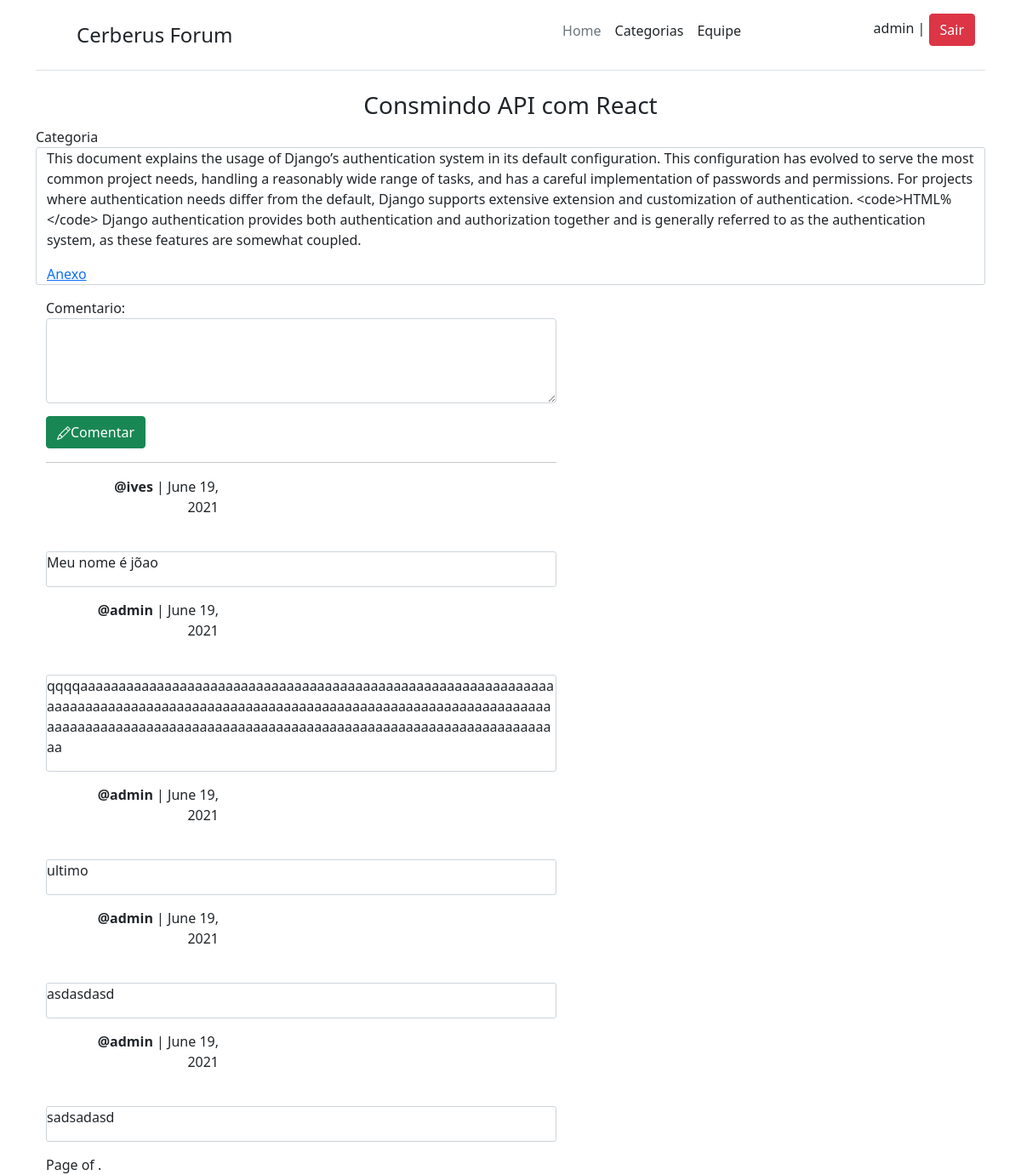
Page /publication/publication-detail/13/ (signed in) on the earlier database version.
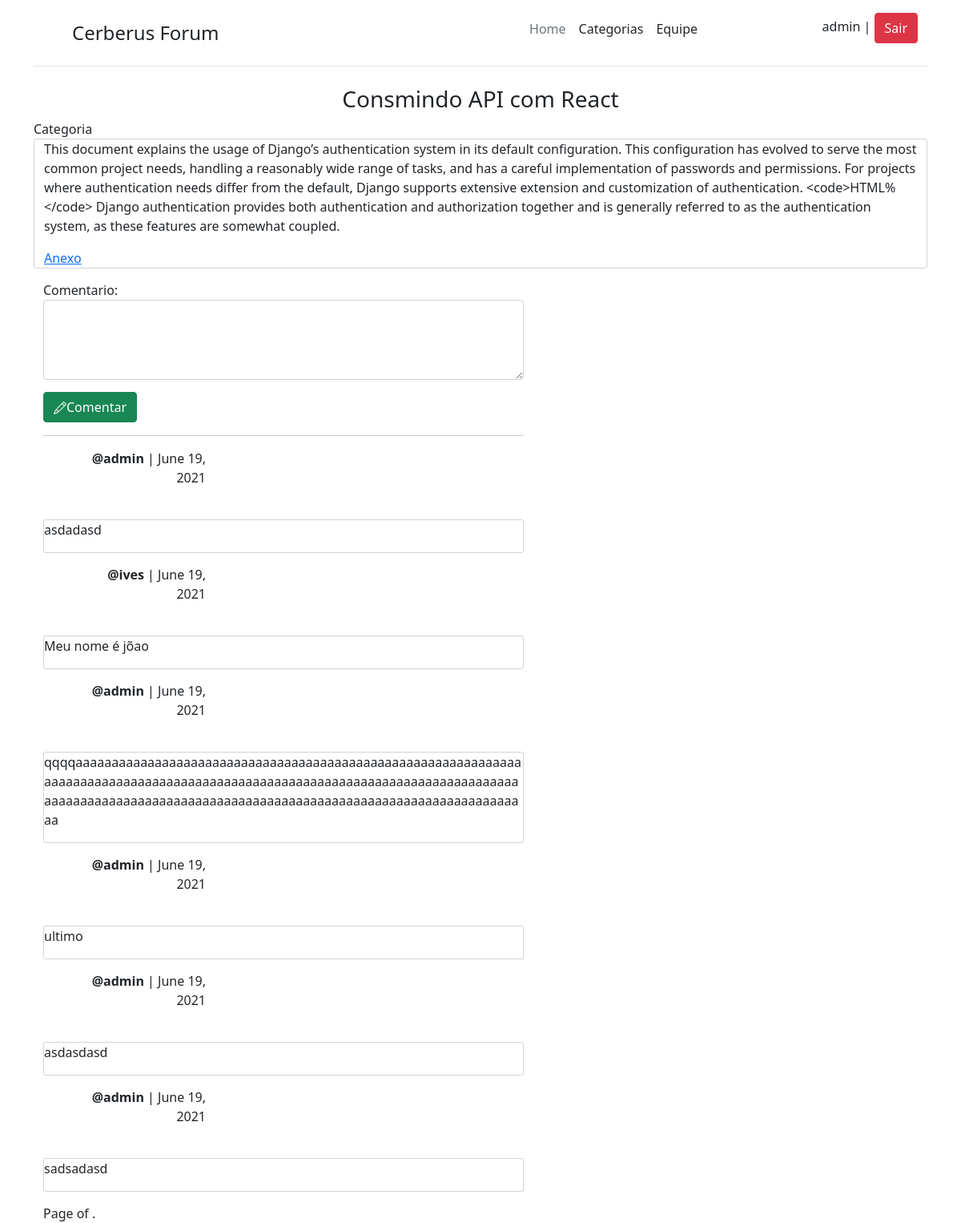
Same page on the later database version.
### apps/publications/models.py (models this page shows)
class Comentario(models.Model):
    author = models.ForeignKey(Author, blank=True, null=True, on_delete=models.CASCADE)
    text = models.TextField(max_length=400)
    publication = models.ForeignKey(Publication, blank=True, null=True, on_delete=models.CASCADE)
    date = models.DateField(auto_now_add=True)
    objects = ComentarioManager()

### apps/author/models.py (models this page shows, shortened)
class Author(models.Model):
    user = models.OneToOneField(User, on_delete=models.PROTECT)
    prfile_photo = models.FileField(upload_to='', blank=True, null=True)

### apps/publications/views.py (the view, shortened to what this page needs)
# urls.py: path('publication-detail/<int:pk>/', PublicationDetail.as_view(), name='detail_publi'),
class PublicationDetail(LoginRequiredMixin, DetailView):
    model = Publication
    def get_context_data(self, **kwargs):
        context = super().get_context_data(**kwargs)
        context['form'] = ComentarioForm
        context['last_comments'] = Comentario.objects.lastComents(self.get_object().id)
        context['pagination'] = Paginator(context['last_comments'],3)
        return context

### apps/publications/models.py (called while the page is built)
    def lastComents(self, obj):
        return Comentario.objects.filter(publication=obj).order_by('-id')[:10]

### apps/publications/templates/publications/publication_detail.html (shortened to what this page needs)
{% extends "base.html"%}
{% load static %}
{% block navbar %}
    {% include "navbar.html" %}
{% endblock %}
{% block main %}
<div class="container">
    <h3 style="text-align:center;">{{ publication.title }}</h3><div class="category">Categoria</div>
    <div class="container c2">
        <p>{{ publication.bio }}</p>
        {% if publication.photo %}
            <a href="{{ publication.photo.url}}">Anexo</a>
        {% endif %}
    </div>
    <div class="container">
        <div class="d-flex justify-content-right">
            <form method="post" action="{% url 'detail_publi' publication.id %}" enctype="multipart/form-data" >
                {{ form }}
                <button style="margin-top:15px;" class="btn btn-success"type="submit">Comentar</button>
            </form>
        </div>
        <hr class="lineSepare" >
        {% for c in last_comments %}
        <div class="col-md-3 text-end">
            <div class="user" style="background-image:url('{{c.author.prfile_photo.url}}')"></div>
            <p style="margin-right:70px;" ><strong  >@{{ c.author.user }}</strong> | {{  c.date }}</p>
        </div>
        <div class="c4">
            <p class="comentario" >{{ c.text}}</p>
        </div>
        {% endfor %}
       <div class="pagination">
        <span class="step-links">
            <span class="current">
                Page {{ pagination.number }} of {{ pagination.paginator.num_pages }}.
            </span>
        </span>
    </div>
    </div>
</div>
{% endblock %}

Differences in the rows shown:
added Comentario: author.user "admin", date "June 19, 2021", text "asdadasd"
